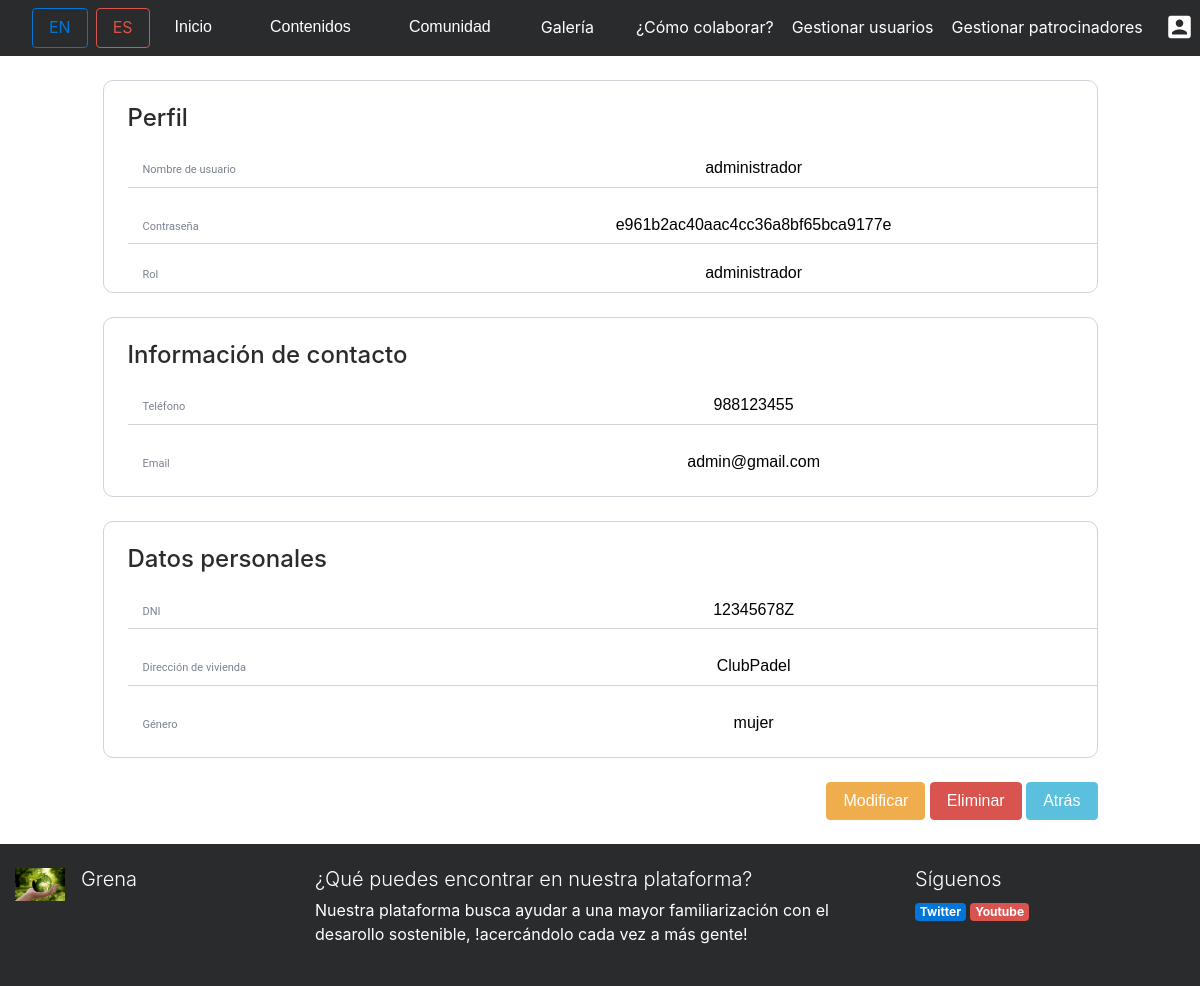
/index.php?controller=users&action=view&id=1 (signed in), run on the app's committed database.
### tables this page shows
CREATE TABLE IF NOT EXISTS USUARIO(
		ID_USUARIO INT(10) AUTO_INCREMENT,
		USERNAME VARCHAR(255) NOT NULL UNIQUE,
		DNI VARCHAR(255) NOT NULL UNIQUE,
		TELEFONO VARCHAR(255) NOT NULL UNIQUE, 
		EMAIL VARCHAR(255) NOT NULL UNIQUE,
		DIRECCION VARCHAR(255) NOT NULL,
		GENERO ENUM("mujer","hombre") ,
		PASSWD VARCHAR(255) NOT NULL,
		ROL ENUM("usuario","administrador") DEFAULT "usuario",
		
		CONSTRAINT PK_USUARIO PRIMARY KEY(ID_USUARIO)

	);

### core/ViewManager.php (called while the page is built, shortened)
<?php
class ViewManager {
	private $variables = array();
	public function setVariable($varname, $value, $flash=false) {
		$this->variables[$varname] = $value;
	}
	public function getVariable($varname, $default=NULL) {
		if (!isset($this->variables[$varname])) {
			return $default;
		}
		return $this->variables[$varname];
	}
	public function render($controller, $viewname) {
		include(__DIR__."/../view/$controller/$viewname.php");
	}
	private static $viewmanager_singleton = NULL;
	public static function getInstance() {
		if (self::$viewmanager_singleton == null) {
			self::$viewmanager_singleton = new ViewManager();
		}
		return self::$viewmanager_singleton;
	}
}

### controller/UsersController.php (called while the page is built, shortened)
<?php
require_once(__DIR__."/../core/ViewManager.php");
require_once(__DIR__."/../core/I18n.php");
require_once(__DIR__."/../model/User.php");
require_once(__DIR__."/../model/UserMapper.php");
class UsersController extends BaseController {
	private $userMapper;
	public function __construct() {
		$this->userMapper = new UserMapper();
		$this->view->setLayout("default");
	}
	public function view(){
		try{
		$userid = $_GET["id"];
		$user= $this->userMapper->findById($userid);
		$this->view->setVariable("usuario", $user);
		$this->view->render("users", "view");
	} catch(Exception $ex) {
		$this->view->popFlashF();
	header("Location: index.php?controller=users&action=showall");
	}
}
}

### index.php (called while the page is built, shortened)
<?php
function run() {
	try {
		$controller = loadController($_GET["controller"]);
		$actionName = $_GET["action"];
		$controller->$actionName();
	} catch(Exception $ex) {
		die("An exception occured!!!!!".$ex->getMessage());
	}
}
function loadController($controllerName) {
	return new $controllerClassName();
}
run();
?>

### core/I18n.php (called while the page is built, shortened)
<?php
class I18n {
	private $messages;
	public function i18n($key) {
		if (isset($this->messages[$key])){
			return $this->messages[$key];
		}else{
			return $key;
		}
	}
	private static $i18n_singleton = null;
	public static function getInstance() {
		if (self::$i18n_singleton == NULL) {
			self::$i18n_singleton = new I18n();
		}
		return self::$i18n_singleton;
	}
}
function i18n($key) {
	return I18n::getInstance()->i18n($key);
}

### model/User.php (called while the page is built, shortened)
<?php
class User {
	private $id;
	private $email;
	private $passwd;
	private $username;
	private $dni;
	private $telefono;
	private $direccion;
	private $genero;
	private $rol;
	public function __construct($id=NULL,$username=NULL, $dni=NULL,$telefono=NULL,$email=NULL,$direccion=NULL,$genero=NULL,$passwd=NULL,$rol=NULL) {
		$this->id = $id;
		$this->email = $email;
		$this->passwd = $passwd;
		$this->username = $username;
		$this->dni = $dni;
		$this->telefono = $telefono;
		$this->direccion = $direccion;
		$this->genero = $genero;
		$this->rol = $rol;
	}
	public function getId() {
		return $this->id;
	}
	public function getEmail() {
		return $this->email;
	}
	public function getPasswd() {
		return $this->passwd;
	}
	public function getUsername() {
		return $this->username;
	}
	public function getDni() {
		return $this->dni;
	}
	public function getTelefono() {
		return $this->telefono;
	}
	public function getDireccion() {
		return $this->direccion;
	}
	public function getGenero() {
		return $this->genero;
	}
	public function getRol() {
		return $this->rol;
	}
}

### model/UserMapper.php (called while the page is built, shortened)
<?php
require_once(__DIR__."/../core/PDOConnection.php");
class UserMapper {
	private $db;
	public function __construct() {
		$this->db = PDOConnection::getInstance();
	}
	public function findById($userid){
		$stmt = $this->db->prepare("SELECT * FROM USUARIO WHERE ID_USUARIO=?");
		$stmt->execute(array($userid));
		$usuario = $stmt->fetch(PDO::FETCH_ASSOC);
		if($usuario != null) {
			return new User(
			$usuario["ID_USUARIO"],
			$usuario["USERNAME"],
			$usuario["DNI"],
			$usuario["TELEFONO"],
			$usuario["EMAIL"],
			$usuario["DIRECCION"],
			$usuario["GENERO"],
			$usuario["PASSWD"],
			$usuario["ROL"],);
		} else {
			return NULL;
		}
	}
}

### core/PDOConnection.php (called while the page is built)
<?php
class PDOConnection {
	private static $dbhost = "127.0.0.1";
	private static $dbname = "GRENA";
	private static $dbuser = "grena";
	private static $dbpass = "grena21";
	private static $db_singleton = null;
	public static function getInstance() {
		if (self::$db_singleton == null) {
			self::$db_singleton = new PDO(
			"mysql:host=".self::$dbhost.";dbname=".self::$dbname.";charset=utf8",
			self::$dbuser,
			self::$dbpass,
			array(
				PDO::ATTR_EMULATE_PREPARES => false,
				PDO::ATTR_ERRMODE => PDO::ERRMODE_EXCEPTION
			)
		);
	}
	return self::$db_singleton;
}
}
?>

### view/users/view.php (the view, shortened to what this page needs)
<?php
require_once(__DIR__."/../../core/ViewManager.php");
$view = ViewManager::getInstance();
$user= $view->getVariable("usuario");
?>
<div class="row">
        <div class="col-sm-12 col-md-10 ml-auto mr-auto mt-4 mb-4">
            <form>
                <div class="divShowCurrent">
                    <h4 class="ml-4 mt-4 mb-4"><?= i18n("Perfil")?></h4>
                    <div class="divLabelInput ml-4">
                        <label class="labelShowCurrent col-4" for="inputNombre"><?= i18n("Nombre de usuario")?></label>
                        <input class="quitarReadOnly inputShowCurrent ml-3 col-7" id="inputNombre" name="name" type="text" value="<?=$user->getUsername()?>" readonly>
                    </div>
                    <div class="divLabelInput ml-4 mb-3 mt-4">
                        <label class="labelShowCurrent col-4" for="inputPass"><?= i18n("Contraseña")?></label>
                        <input class="quitarReadOnly inputShowCurrent ml-3 col-7" id="inputPass" name="passwd" type="text" value="<?=$user->getPasswd()?>" placeholder="..............." readonly>
                    </div>
                    <div class=" ml-4">
                        <label class="labelShowCurrent col-4" for="inputNombre"><?= i18n("Rol")?></label>
                        <input class="quitarReadOnly inputShowCurrent ml-3 col-7" id="inputNombre" name="rol" type="text" value="<?=$user->getRol()?>" readonly>
                    </div>
                </div>
                <div class="divShowCurrent mt-4">
                    <h4 class="ml-4 mt-4 mb-4"><?= i18n("Información de contacto")?></h4>
                    <div class="divLabelInput ml-4">
                        <label class="labelShowCurrent col-4" for="inputNombre"><?= i18n("Teléfono")?></label>
                        <input class="quitarReadOnly inputShowCurrent ml-3 col-7" id="inputNombre" name="telf" type="text" value="<?=$user->getTelefono()?>" readonly>
                    </div>
                    <div class="ml-4 mb-3 mt-4">
                        <label class="labelShowCurrent col-4" for="inputPass">Email</label>
                        <input class="quitarReadOnly inputShowCurrent ml-3 col-7" id="inputPass" name="email" type="email" value="<?=$user->getEmail()?>" readonly>
                    </div>
                </div>
                <div class="divShowCurrent mt-4">
                    <h4 class="ml-4 mt-4 mb-4"><?= i18n("Datos personales")?></h4>
                    <div class="divLabelInput ml-4">
                        <label class="labelShowCurrent col-4" for="inputNombre"><?= i18n("DNI")?></label>
                        <input class="inputShowCurrent ml-3 col-7" id="inputNombre" type="text" value="<?=$user->getDni()?>" readonly>
                    </div>
                    <div class="divLabelInput ml-4 mt-4">
                        <label class="labelShowCurrent col-4" for="inputPass"><?= i18n("Dirección de vivienda")?></label>
                        <input class="quitarReadOnly inputShowCurrent ml-3 col-7" id="inputPass" name="direccion" type="text" value="<?=$user->getDireccion()?>" readonly>
                    </div>
                    <div class="ml-4 mb-3 mt-4">
                        <label class="labelShowCurrent col-4" for="inputPass"><?= i18n("Género")?></label>
                        <input class="inputShowCurrent ml-3 col-7" id="inputPass" type="text" value="<?=$user->getGenero()?>" readonly>
                    </div>
                </div>
                <div class="text-right  mt-4">
                <button type="button" class="btn btn-warning" onclick="window.location.href='index.php?controller=users&amp;action=edit&amp;id=<?=$user->getId() ;?>'"><?= i18n("Modificar")?></button>
        <button type="button" class="btn btn-danger" data-toggle="modal" data-target="#modalDeleteUser<?=$user->getId() ;?>"><?= i18n("Eliminar")?></button>
        <button type="button" class="btn btn-info" onclick="window.location.href='index.php?controller=users&amp;action=showall'"><?= i18n("Atrás")?></button>
                </div>
            </form>
        </div>
</div>

### css/style.css (style rules this page uses)
.divShowCurrent { border: 1px solid #ced4da; border-radius: 10px; }
.divLabelInput { border-bottom: 1px solid #ced4da; }
.inputShowCurrent { text-align: center; border: none; }
.labelShowCurrent { font-family: 'Roboto', sans-serif; color: #7c8291; font-size: 11px; }

### data on the page
usuario: name "administrador", passwd "e961b2ac40aac4cc36a8bf65bca9177e", rol "administrador", telf "988123455", email "admin@gmail.com", DNI "12345678Z", direccion "ClubPadel", GENERO "mujer"

### other printed values
i18n("Inicio") "Inicio"
i18n("Contenidos") "Contenidos"
i18n("Comunidad") "Comunidad"
i18n("Galería") "Galería"
i18n("¿Cómo colaborar?") "¿Cómo colaborar?"
i18n("Gestionar usuarios") "Gestionar usuarios"
i18n("Gestionar patrocinadores") "Gestionar patrocinadores"
i18n("Perfil") "Perfil"
i18n("Nombre de usuario") "Nombre de usuario"
i18n("Contraseña") "Contraseña"
i18n("Rol") "Rol"
i18n("Información de contacto") "Información de contacto"
i18n("Teléfono") "Teléfono"
i18n("Datos personales") "Datos personales"
i18n("DNI") "DNI"
